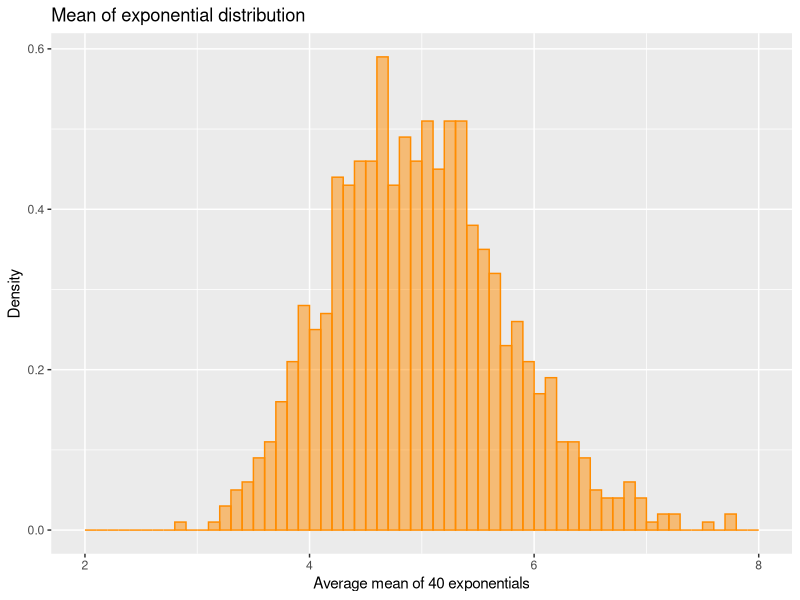
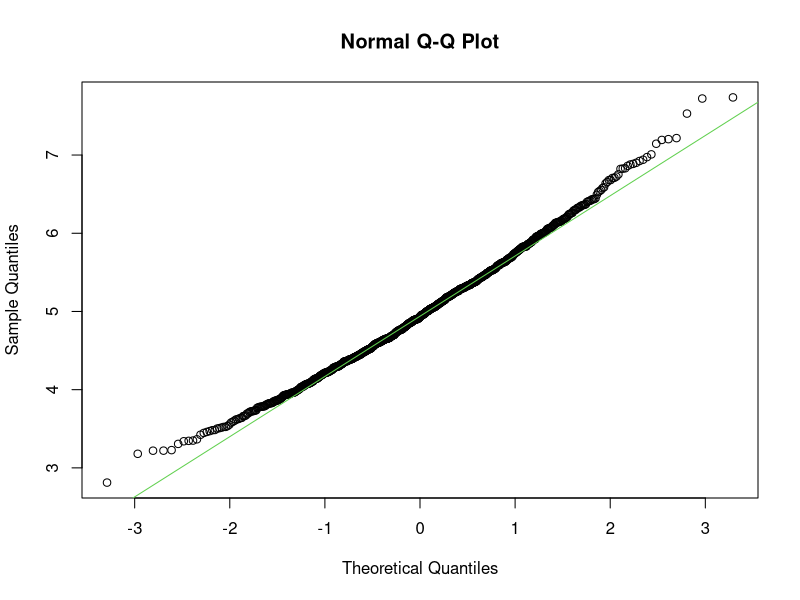

Reproduce these figures in R, in order.
## ---- chunk 1
knitr::opts_chunk$set(echo = TRUE)
## ---- chunk 2
# load libraries
library(ggplot2) # for visualization
library(e1071) # for statistical analysis

## ---- chunk 3
# define the variables
n = 40
lambda = 0.2
simulations = 1000
## ---- chunk 4
set.seed(1234)
data <- matrix(rexp(n = n * simulations, rate = lambda), nrow = simulations)
## ---- chunk 5
# calculate mean of each simulation
mean.data <- rowMeans(data)
## ---- chunk 6
# simulation mean
sim.mean <- round(mean(mean.data), 5)
sim.mean

# simulation variance
sim.var <- round(var(mean.data), 5)
sim.var

# simulation standard deviation
sim.sd <- sim.var^0.5
sim.sd    
## ---- chunk 7
# theoretical mean
theo.mean <- 1 / lambda
theo.mean

# theoretical variance
theo.var <- (1/lambda)^2/n
theo.var

# theoretical standard deviation
theo.sd <- theo.var ^ 0.5
theo.sd
## ---- chunk 8
mean.data <- data.frame(mean.data)
names(mean.data) <- c("mean")
## ---- chunk 9
ggplot(data = mean.data, aes(mean, ..density..)) +
    geom_histogram(breaks=seq(2,8, by = .1), col = "dark orange", fill = "dark orange",
                   alpha = .5) +
    labs(title = "Mean of exponential distribution",
         x = "Average mean of 40 exponentials", y="Density")
## ---- chunk 10
shapiro.test(mean.data$mean)
skewness(mean.data$mean)
kurtosis(mean.data$mean)
## ---- chunk 11
qqnorm(mean.data$mean)
qqline(mean.data$mean, col = 3)
